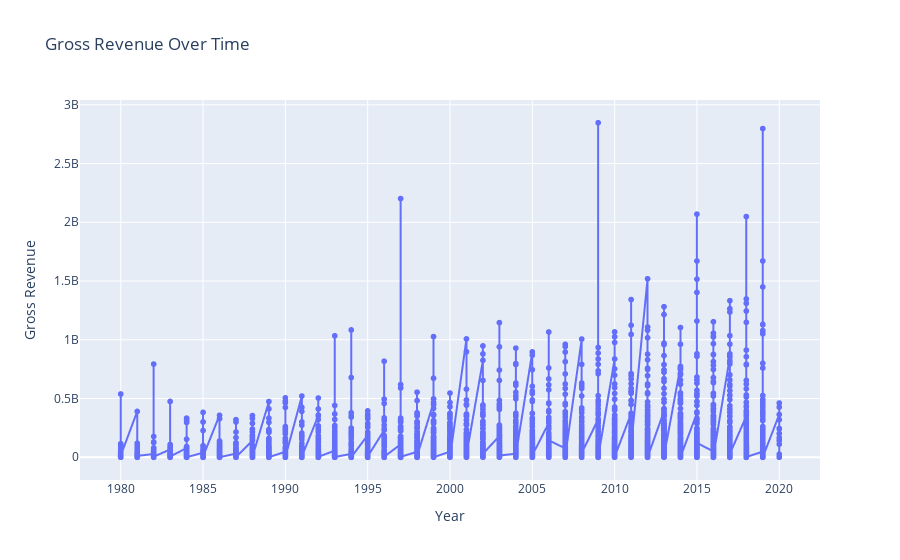

This figure's notebook cell:
### Markdown cell above
### Gross Revenue over Time

### Code cell
fig = px.line(df.sort_values('year'), x='year', y='gross',
              title='Gross Revenue Over Time',
              markers=True)
fig.update_layout(xaxis_title='Year', yaxis_title='Gross Revenue')
fig.show()

### Figure 1 — Plotly figure (JSON) as saved in the notebook; plotly's stock layout.template omitted (floating-point values rounded to 4 significant figures; data arrays with more than 128 entries replaced by an {"elided": "..."} marker saying what was removed)
{"data": [{"hovertemplate": "year=%{x}<br>gross=%{y}<extra></extra>", "legendgroup": "", "line": {"color": "#636efa", "dash": "solid"}, "marker": {"symbol": "circle"}, "mode": "lines+markers", "name": "", "showlegend": false, "type": "scattergl", "x": {"elided": "6603 int values"}, "xaxis": "x", "y": {"elided": "6603 float values"}, "yaxis": "y"}], "layout": {"legend": {"tracegroupgap": 0}, "title": {"text": "Gross Revenue Over Time"}, "xaxis": {"anchor": "y", "domain": [0, 1], "title": {"text": "Year"}}, "yaxis": {"anchor": "x", "domain": [0, 1], "title": {"text": "Gross Revenue"}}}}
